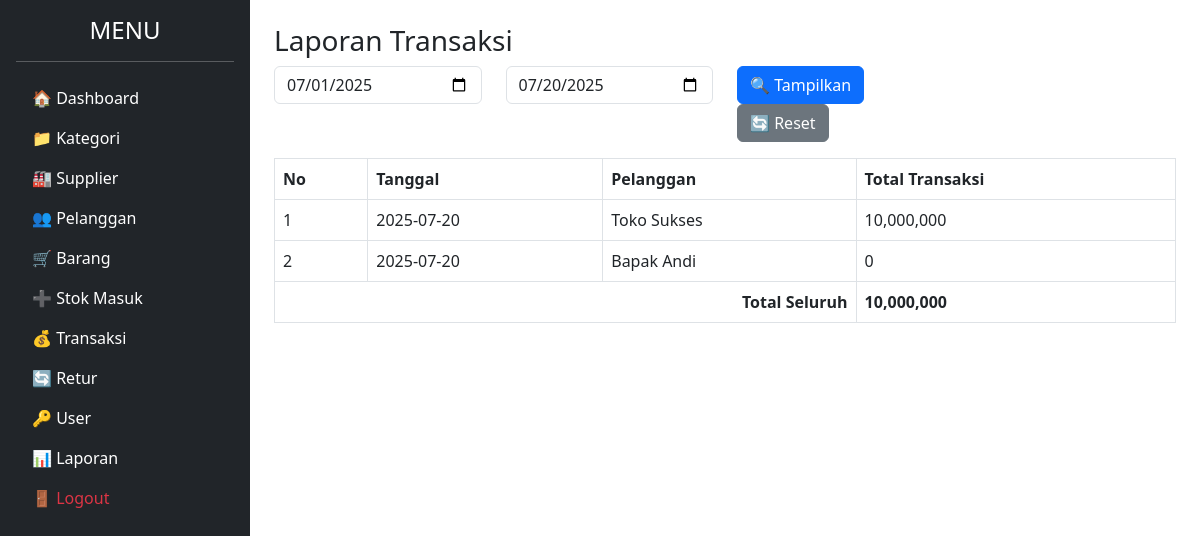
The app's page /admin/laporan/index.php (signed in) with its own data.
### tables this page shows
CREATE TABLE `transaksi` (
  `id` int NOT NULL,
  `kode_transaksi` varchar(50) NOT NULL,
  `tanggal` date DEFAULT NULL,
  `id_pelanggan` int DEFAULT NULL,
  `total` decimal(15,2) DEFAULT NULL
);

CREATE TABLE `pelanggan` (
  `id` int NOT NULL,
  `nama_pelanggan` varchar(100) NOT NULL,
  `kontak` varchar(50) DEFAULT NULL,
  `alamat` text
);

### admin/laporan/index.php (the view, shortened to what this page needs)
<?php
include '../../config/koneksi.php';
$tanggal_awal = isset($_GET['awal']) ? $_GET['awal'] : date('Y-m-01');
$tanggal_akhir = isset($_GET['akhir']) ? $_GET['akhir'] : date('Y-m-d');
$query = mysqli_query($koneksi, "
    SELECT transaksi.*, pelanggan.nama_pelanggan
    FROM transaksi
    JOIN pelanggan ON transaksi.id_pelanggan = pelanggan.id
    WHERE transaksi.tanggal BETWEEN '$tanggal_awal' AND '$tanggal_akhir'
");
?>
<!DOCTYPE html>
<html lang="id">
<head>
    <link href="https://cdn.jsdelivr.net/npm/bootstrap@5.3.0/dist/css/bootstrap.min.css" rel="stylesheet">
</head>
<body>
<div class="d-flex">
    <div class="bg-dark text-white p-3" style="width:250px; min-height:100vh;">
        <h4 class="text-center">MENU</h4><hr>
        <ul class="nav flex-column">
            <li class="nav-item"><a href="../index.php" class="nav-link text-white">🏠 Dashboard</a></li>
            <li class="nav-item"><a href="../kategori/index.php" class="nav-link text-white">📁 Kategori</a></li>
            <li class="nav-item"><a href="../supplier/index.php" class="nav-link text-white">🏭 Supplier</a></li>
            <li class="nav-item"><a href="../pelanggan/index.php" class="nav-link text-white">👥 Pelanggan</a></li>
            <li class="nav-item"><a href="../barang/index.php" class="nav-link text-white">🛒 Barang</a></li>
            <li class="nav-item"><a href="../stok_masuk/index.php" class="nav-link text-white">➕ Stok Masuk</a></li>
            <li class="nav-item"><a href="../transaksi/index.php" class="nav-link text-white">💰 Transaksi</a></li>
            <li class="nav-item"><a href="../retur/index.php" class="nav-link text-white">🔄 Retur</a></li>
            <li class="nav-item"><a href="../users/index.php" class="nav-link text-white">🔑 User</a></li>
            <li class="nav-item"><a href="index.php" class="nav-link text-white">📊 Laporan</a></li>
            <li class="nav-item"><a href="../../login/logout.php" class="nav-link text-danger">🚪 Logout</a></li>
        </ul>
    </div>
    <div class="p-4 flex-grow-1">
        <h3>Laporan Transaksi</h3>
        <form method="get" class="row mb-3">
            <div class="col-md-3">
                <input type="date" name="awal" value="<?= $tanggal_awal; ?>" class="form-control">
            </div>
            <div class="col-md-3">
                <input type="date" name="akhir" value="<?= $tanggal_akhir; ?>" class="form-control">
            </div>
            <div class="col-md-3">
                <button type="submit" class="btn btn-primary">🔍 Tampilkan</button>
                <a href="index.php" class="btn btn-secondary">🔄 Reset</a>
            </div>
        </form>
        <table class="table table-bordered">
            <tr>
                <th>No</th>
                <th>Tanggal</th>
                <th>Pelanggan</th>
                <th>Total Transaksi</th>
            </tr>
            <?php
            $no = 1; $grand_total = 0;
            while ($data = mysqli_fetch_assoc($query)) {
                $grand_total += $data['total'];
            ?>
            <tr>
                <td><?= $no++; ?></td>
                <td><?= $data['tanggal']; ?></td>
                <td><?= $data['nama_pelanggan']; ?></td>
                <td><?= number_format($data['total']); ?></td>
            </tr>
            <?php } ?>
            <tr>
                <th colspan="3" class="text-end">Total Seluruh</th>
                <th><?= number_format($grand_total); ?></th>
            </tr>
        </table>
    </div>
</div>
</body>
</html>

### records on screen
transaksi: tanggal "2025-07-20", id_pelanggan.nama_pelanggan "Toko Sukses", total "10,000,000"
transaksi: tanggal "2025-07-20", id_pelanggan.nama_pelanggan "Bapak Andi", total "0"

### other values on screen
$grand_total "10,000,000"
